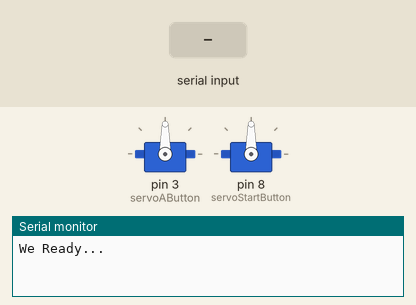
A sketch run on a simulated Arduino Uno, built with avr-gcc and run on an emulated ATmega328P. Shown: 2 × servo, the last lines printed to the serial monitor. The test bench sets the inputs (shaded band).

Above: at 0.1 s.
At 18.0 s:
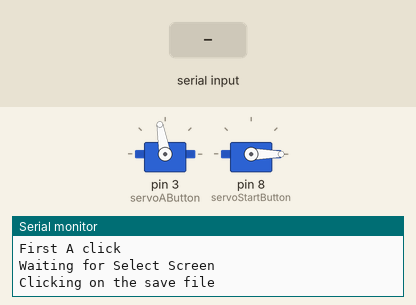
18.1 s: "1" received over Serial
At 20.12 s:
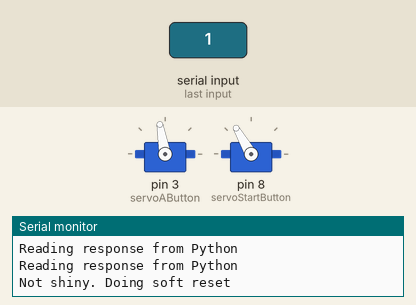
Timing chart, 0 to 21.7 s (numbered marks = the images above; inputs shaded):
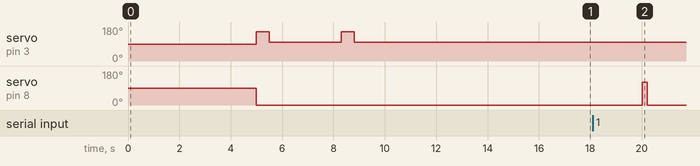

The sketch:

WormholeShiny.ino
```cpp
#include <Servo.h>

// create servo objects
Servo servoAButton;
Servo servoStartButton;

bool keepLooping = true;
int foo = 1;

void setup() {
  foo++;
  servoAButton.attach(3); // attaches the servo on pin 5 to the servo object
  servoStartButton.attach(8);  // attaches the servo on pin 3 to the servo object

  Serial.begin(9600); // open a serial connection to your computer
  Serial.print ("We Ready...\n");
}

// Holds the A button down for the specified amount of milliseconds. pressDurationInMS should be at least 100 for best results.
void pressAButton(int pressDurationInMS) {
  servoAButton.write(155); // set servo angle. First contact with A Button
  delay(pressDurationInMS);   // wait
  servoAButton.write(100); // set servo angle. Pulling away from A Button
}

// Holds the Start button down for the specified amount of milliseconds. pressDurationInMS should be at least 100 for best results.
void pressStartButton(int pressDurationInMS) {
  servoStartButton.write(120); // set servo angle. First Contact with Start Button
  delay(pressDurationInMS);       // wait
  servoStartButton.write(0); // set servo angle. Pulling away from Start Button
}


void loop() {
  delay(5000); // wait 5 seconds before start of program
  servoAButton.write(0); // set servo angle. First contact with A Button
  servoStartButton.write(0);

  if(keepLooping){
      Serial.println("Starting Loop");

      Serial.println("First A click");
      pressAButton(500);
      Serial.println("Waiting for Select Screen");
      delay(2800);
      Serial.println("Clicking on the save file");
      pressAButton(500);
      delay(11000);

      Serial.println("Flushing leftover data");
      while (Serial.available() != 0) {
        char t = Serial.read();
      }

      // Send message to Python
    Serial.println("Command: checkIfShiny");
    Serial.println("taking shiny pic");

    // Wait until we receive a message from Python
    while (Serial.available() == 0) {
      delay(200);
    }

    Serial.println("Reading response from Python");
    Serial.println("Reading response from Python");


    // Read response from Python
    char inByte = Serial.read();

    // Check if shiny
    if (inByte == 'y') {
      // it's shiny! Stop looping

      Serial.println("It's shiny!");
      keepLooping = false;
    }else{
      // not shiny. Do a soft reset and keep on looping!

      Serial.println("Not shiny. Doing soft reset");
      keepLooping = true;
      pressStartButton(200);

      // wait 5 seconds after soft reset
      delay(5000);
    }
  }
}
```

Measured:
- after the input at 18.1 s, servo on pin 8 (servoStartButton): 0° → 120° after 1.9 s, → 0° 0.20 s later
- by itself, servo on pin 3 (servoAButton): alternates 155° for 0.50 s and 100° for 2.8 s, 4 changes in all, then stays 100°
